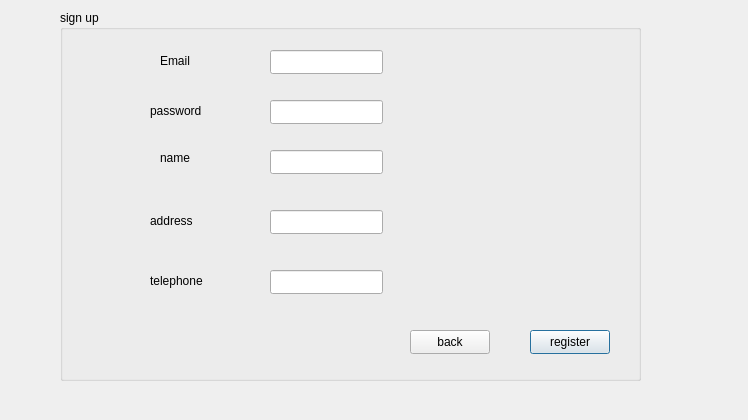
<?xml version="1.0" encoding="UTF-8"?>
<ui version="4.0">
 <class>sighuppage</class>
 <widget class="QDialog" name="sighuppage">
  <property name="geometry">
   <rect>
    <x>0</x>
    <y>0</y>
    <width>748</width>
    <height>420</height>
   </rect>
  </property>
  <property name="windowTitle">
   <string>Dialog</string>
  </property>
  <widget class="QGroupBox" name="groupBox">
   <property name="geometry">
    <rect>
     <x>60</x>
     <y>10</y>
     <width>581</width>
     <height>371</height>
    </rect>
   </property>
   <property name="title">
    <string>sign up</string>
   </property>
   <widget class="QLineEdit" name="lineEdit">
    <property name="geometry">
     <rect>
      <x>210</x>
      <y>40</y>
      <width>113</width>
      <height>24</height>
     </rect>
    </property>
   </widget>
   <widget class="QLabel" name="label">
    <property name="geometry">
     <rect>
      <x>100</x>
      <y>40</y>
      <width>61</width>
      <height>21</height>
     </rect>
    </property>
    <property name="text">
     <string>Email</string>
    </property>
   </widget>
   <widget class="QLabel" name="label_2">
    <property name="geometry">
     <rect>
      <x>90</x>
      <y>90</y>
      <width>61</width>
      <height>21</height>
     </rect>
    </property>
    <property name="text">
     <string>password</string>
    </property>
   </widget>
   <widget class="QLineEdit" name="lineEdit_2">
    <property name="geometry">
     <rect>
      <x>210</x>
      <y>90</y>
      <width>113</width>
      <height>24</height>
     </rect>
    </property>
   </widget>
   <widget class="QLineEdit" name="lineEdit_3">
    <property name="geometry">
     <rect>
      <x>210</x>
      <y>140</y>
      <width>113</width>
      <height>24</height>
     </rect>
    </property>
   </widget>
   <widget class="QLabel" name="label_3">
    <property name="geometry">
     <rect>
      <x>100</x>
      <y>140</y>
      <width>61</width>
      <height>16</height>
     </rect>
    </property>
    <property name="text">
     <string>name</string>
    </property>
   </widget>
   <widget class="QLabel" name="label_4">
    <property name="geometry">
     <rect>
      <x>90</x>
      <y>200</y>
      <width>61</width>
      <height>21</height>
     </rect>
    </property>
    <property name="text">
     <string>address</string>
    </property>
   </widget>
   <widget class="QLineEdit" name="lineEdit_4">
    <property name="geometry">
     <rect>
      <x>210</x>
      <y>200</y>
      <width>113</width>
      <height>24</height>
     </rect>
    </property>
   </widget>
   <widget class="QLabel" name="label_5">
    <property name="geometry">
     <rect>
      <x>90</x>
      <y>260</y>
      <width>71</width>
      <height>21</height>
     </rect>
    </property>
    <property name="text">
     <string>telephone</string>
    </property>
   </widget>
   <widget class="QLineEdit" name="lineEdit_5">
    <property name="geometry">
     <rect>
      <x>210</x>
      <y>260</y>
      <width>113</width>
      <height>24</height>
     </rect>
    </property>
   </widget>
   <widget class="QPushButton" name="pushButton">
    <property name="geometry">
     <rect>
      <x>470</x>
      <y>320</y>
      <width>80</width>
      <height>24</height>
     </rect>
    </property>
    <property name="text">
     <string>register</string>
    </property>
   </widget>
   <widget class="QPushButton" name="pushButton_2">
    <property name="geometry">
     <rect>
      <x>350</x>
      <y>320</y>
      <width>80</width>
      <height>24</height>
     </rect>
    </property>
    <property name="text">
     <string>back</string>
    </property>
   </widget>
  </widget>
 </widget>
 <resources/>
 <connections/>
</ui>
